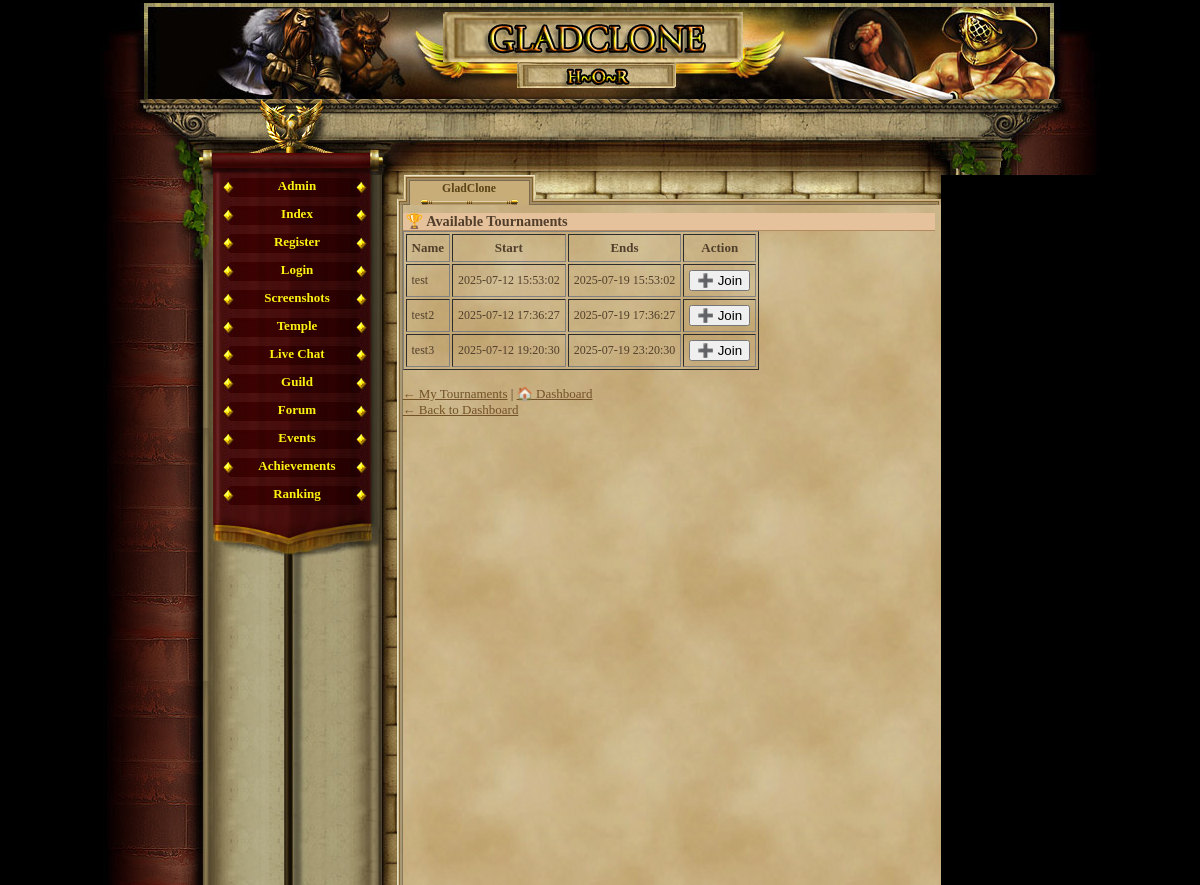
The app's page /tournament_list.php (signed in), older data.
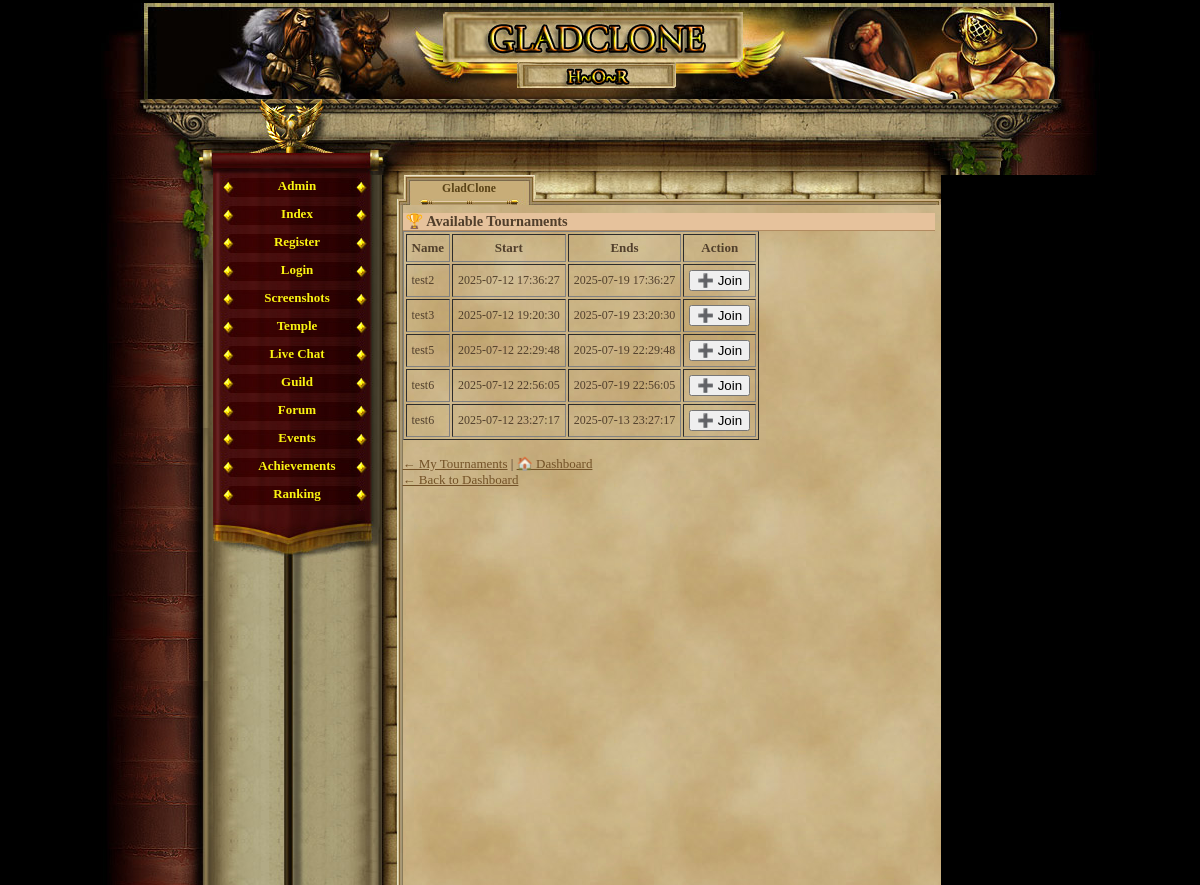
The same page, newer data.
### tables this page shows
CREATE TABLE `tournaments` (
  `id` int(11) NOT NULL AUTO_INCREMENT,
  `name` varchar(100) DEFAULT NULL,
  `start_time` datetime DEFAULT NULL,
  `end_time` datetime DEFAULT NULL,
  `status` enum('upcoming','active','completed') DEFAULT 'upcoming',
  PRIMARY KEY (`id`)
);

### tournament_list.php (the view, shortened to what this page needs)
<?php
require_once('var/ustawienia.php');
require_once('gora_strony.php');
require_once('menu_l.php');
$player_id = $_SESSION['id'];
$now = date('Y-m-d H:i:s');
$stmt = $conn->prepare("SELECT id, name, start_time, end_time FROM tournaments WHERE start_time <= ? AND end_time >= ? ORDER BY start_time ASC");
$stmt->bind_param("ss", $now, $now);
$stmt->execute();
$result = $stmt->get_result();
?>
<h2>🏆 Available Tournaments</h2>
<?php if ($result->num_rows === 0): ?>
    <p>— No active tournaments currently —</p>
<?php else: ?>
    <table border="1" cellpadding="5">
        <tr>
            <th>Name</th>
            <th>Start</th>
            <th>Ends</th>
            <th>Action</th>
        </tr>
        <?php while ($row = $result->fetch_assoc()): ?>
            <?php
            $joined = $conn->prepare("SELECT 1 FROM tournament_players WHERE player_id = ? AND tournament_id = ?");
            $joined->bind_param("ii", $player_id, $row['id']);
            $joined->execute();
            $has_joined = $joined->get_result()->num_rows > 0;
            ?>
            <tr>
                <td><?= htmlspecialchars($row['name']) ?></td>
                <td><?= $row['start_time'] ?></td>
                <td><?= $row['end_time'] ?></td>
                <td>
                    <?php if ($has_joined): ?>
                        <a href="tournament_lobby.php?id=<?= $row['id'] ?>"><button>🏁 Enter</button></a>
                    <?php else: ?>
                        <a href="join_tournament.php?tournament_id=<?= $row['id'] ?>"><button>➕ Join</button></a>
                    <?php endif; ?>
                </td>
            </tr>
        <?php endwhile; ?>
    </table>
<?php endif; ?>
<br><a href="player_tournaments.php">← My Tournaments</a> | <a href="index.php">🏠 Dashboard</a>
<br><a href="index.php">← Back to Dashboard</a>

Row changes from the older to the newer data that the page shows:
no longer on this page (row edited): tournaments: name "test", start_time "2025-07-12 15:53:02", end_time "2025-07-19 15:53:02"
added tournaments: name "test5", start_time "2025-07-12 22:29:48", end_time "2025-07-19 22:29:48"
added tournaments: name "test6", start_time "2025-07-12 22:56:05", end_time "2025-07-19 22:56:05"
added tournaments: name "test6", start_time "2025-07-12 23:27:17", end_time "2025-07-13 23:27:17"
